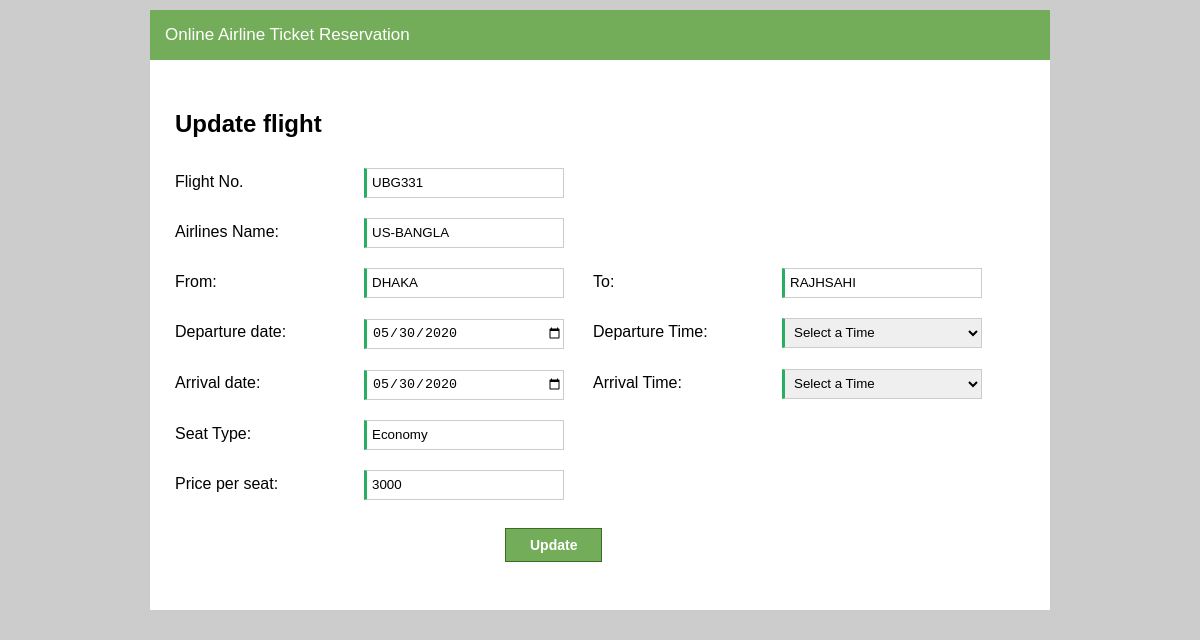
Page /admin/updateflight.php?GetID=2 (signed in) on the committed database.
### tables this page shows
CREATE TABLE `flightdetails` (
  `id` int(11) NOT NULL,
  `flightno` varchar(11) NOT NULL,
  `airlinesname` varchar(30) NOT NULL,
  `departure` varchar(30) NOT NULL,
  `destination` varchar(30) NOT NULL,
  `departuredate` date NOT NULL,
  `arrivaldate` date NOT NULL,
  `class` varchar(30) NOT NULL,
  `price` float NOT NULL
);

CREATE TABLE `flightschedule` (
  `id` int(11) NOT NULL,
  `flightno` varchar(255) NOT NULL,
  `departuretime` varchar(255) NOT NULL,
  `arrivaltime` varchar(255) NOT NULL
);

### admin/updateflight.php (the view, shortened to what this page needs)
<?php
	require_once("include/db_connect.php");
	if (isset($_SESSION['adminmail'])){
	$a_id = $_GET['GetID'];
	$sql = "SELECT * FROM flightdetails WHERE id = '$a_id'";
	$result = mysqli_query($conn, $sql);
	while($row = mysqli_fetch_array($result)){
		$flid = $row['id'];
		$flno = $row['flightno'];
		$flairname = $row['airlinesname'];
		$fldeparture = $row['departure'];
		$fldestName = $row['destination'];
		$fldeptdate = $row['departuredate'];
		$flarrivaldate = $row['arrivaldate'];
		$flclass = $row['class'];
		$flprice = $row['price'];
	}
	$sql1 = "SELECT * FROM flightschedule WHERE flightno = '$flno'";
	$result1 = mysqli_query($conn, $sql1);
	while ($nrow = mysqli_fetch_array($result1)){
		$fdepttime = $nrow['departuretime'];
		$farrivaltime = $nrow['arrivaltime'];
	}
	}
	else{
		echo "unauthorized access!";
		header("location:adminlogin.php");
	}
?>
<html lang="en" dir="ltr">
  <head>
	<link rel="stylesheet" a href ="css/insertformstyle.css"/>
  </head>
  <body>
	 <div class="container">
		<form action="updatequery.php?ID= <?php echo $flid; ?>" method="POST">
		<?php require_once("header.php");?>
		<h2> Update flight </h2>
		<label for="flightNo">Flight No. </label>
		<input type="text" name="flightNo" value="<?php echo $flno; ?>" placeholder="Flight No." class="input"/><br>
		<label for="airlinesname">Airlines Name: </label>
		<input type="text" name="airlinesname" value="<?php echo $flairname; ?>" placeholder="Flight Name" class="input"/><br>
		<label for="departure">From: </label>
		<input type="text" name="departure" value="<?php echo $fldeparture; ?>" placeholder="From" class="input"/>
		<label for="destination">To: </label>
		<input type="text" name="destination" value="<?php echo $fldestName; ?>" placeholder="To" class="input"/><br>
		<label for="deptdate">Departure date: </label>
		<input type="date" name="deptdate" value="<?php echo $fldeptdate; ?>" placeholder="Departure date" class="input"/>
		<label for="depttime">Departure Time: </label>
		<select name="depttime" value="<?php echo $fdepttime; ?>" placeholder="Departure Time" class="input">
				    <option value="" disabled selected>Select a Time</option>
        </select><br>
		<label for="arrivaldate">Arrival date: </label>
		<input type="date" name="arrivaldate" value="<?php echo $flarrivaldate; ?>" placeholder="Arrival Date" class="input"/>
		<label for="arrivaltime">Arrival Time: </label>
		<select name="arrivaltime" value="<?php echo $farrivaltime; ?>" placeholder="Arrival Time" class="input">
				    <option value="" disabled selected>Select a Time</option>
        </select><br>
		<label for="seatNo">Seat Type: </label>
		<input type="text" name="seattype" value="<?php echo $flclass; ?>" placeholder="Class" class="input"/><br>
		<label for="pricePerSeat">Price per seat: </label>
		<input type="text" name="pricePerSeat" value="<?php echo $flprice; ?>" placeholder="Price" class="input"/><br><br>
		<button type="submit" name="updatebutton" class="button" >Update</button><br>
		</form>
	 </div>
	 </body>
</html>

### admin/css/insertformstyle.css (style rules this page uses)
body { background-color : #CCC; padding: 0px; margin: 0px; }
.container { background-color: #fff; width: 900px; height: 600px; border-radius: 0.3px; margin: 0px auto; border-bottom: 2px solid #ccc; margin-top: 10px; }
.input { width: 200px; height: 30px; border-radius: 0.2px; border: none; border: 1px solid #CCC; margin-left: 25px; padding-left: 05px; border-left: 03px solid #27ae60; margin-top: 10px; margin-bottom: 10px; }
label { width: 150px; display: inline-block; margin-left: 15px; font-family: sans-serif; margin-top: 10px; padding-left: 10px; padding-right: 10px; }
h2 { margin-left: 15px; font-family: sans-serif; margin-top: 10px; padding-left: 10px; }
button { position: relative; right: -330px; margin-left: 25px; background-color:#74ad5a; border:1px solid #3b6e22; display:inline-block; cursor:pointer; color:#ffffff; font-family:Arial; font-size:14px; font-weight:bold; padding:8px 24px; text-decoration:none; }

### rows in the picture
flightdetails: flightNo "UBG331", airlinesname "US-BANGLA", departure "DHAKA", destination "RAJHSAHI", deptdate "05/30/2020", arrivaldate "05/30/2020", seattype "Economy", pricePerSeat "3000"
